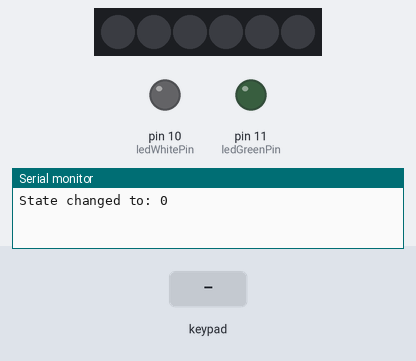
The sketch below on a simulated Arduino Uno, built with avr-gcc and run on an emulated ATmega328P. On the bench: 6 RGB LEDs in strip order, left to right, output pins drawn as LEDs (lit = HIGH), the last lines printed to the serial monitor. The test bench sets the inputs (shaded band). Dim RGB values are drawn brighter than linear.

Above: at 1.2 s.
1.3 s: keypad keys 4 5 6 B C D pressed 0.4 s apart
At 6.1 s:
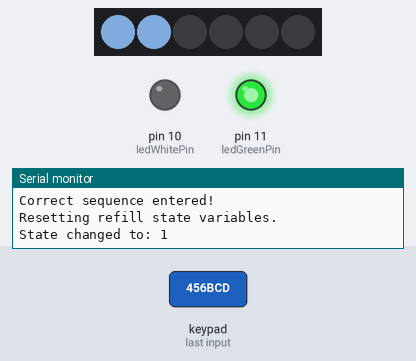
6.4 s: key 'A' pressed
At 8.3 s:
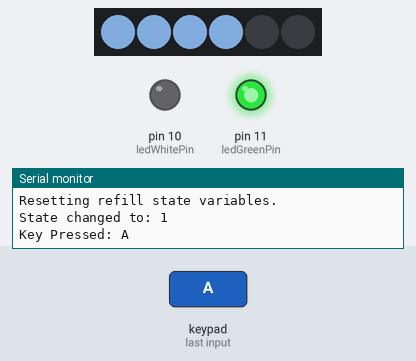
9.4 s: keypad keys 4 5 6 B C D # pressed 0.4 s apart
At 11.3 s:
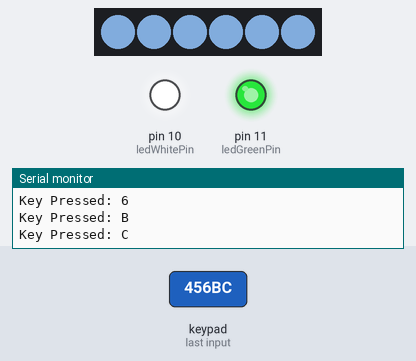
13.7 s: key '*' pressed
At 14.5 s:
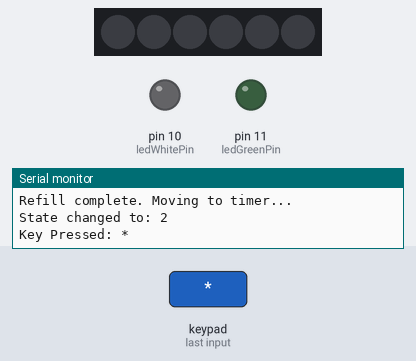
15.3 s: key '#' pressed
At 16.7 s:
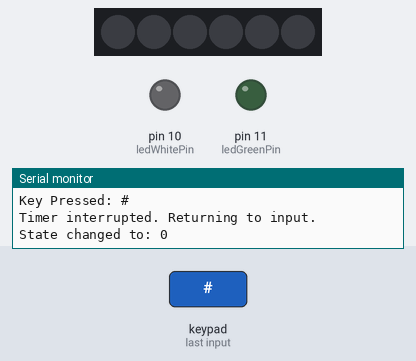
17.3 s: keypad keys 9 8 7 6 pressed 0.4 s apart
At 18.1 s:
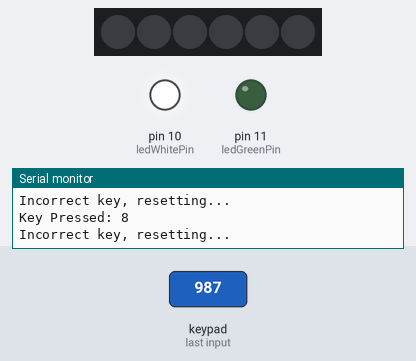
Timing chart, 0 to 20.5 s (numbered marks = the images above; inputs shaded):
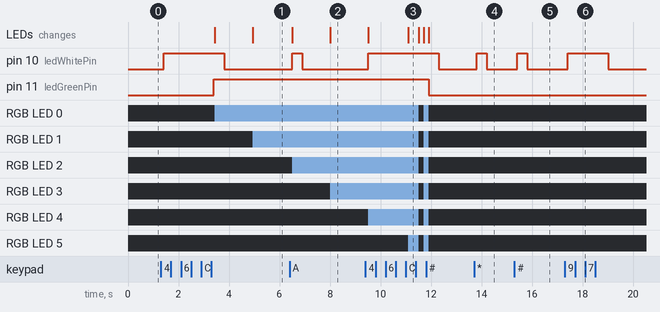

Measured:
- after the input at 1.3 s, pin 10 (ledWhitePin): LOW → HIGH after 0.11 s, → LOW 2.4 s later; pin 11 (ledGreenPin): LOW → HIGH after 2.1 s; RGB LED 0: off → RGB(88, 117, 150) after 2.1 s; RGB LED 1: off → RGB(88, 117, 150) after 3.6 s; the LEDs: first change after 2.1 s (image 1 shows a later state)
- after the input at 6.4 s, pin 10 (ledWhitePin): LOW → HIGH after 0.10 s, → LOW 0.40 s later
- after the input at 9.4 s, pin 10 (ledWhitePin): LOW → HIGH after 0.10 s, → LOW 2.8 s later
- after the input at 13.7 s, pin 10 (ledWhitePin): LOW → HIGH after 0.11 s, → LOW 0.40 s later
- after the input at 15.3 s, pin 10 (ledWhitePin): LOW → HIGH after 0.10 s, → LOW 0.40 s later
- after the input at 17.3 s, pin 10 (ledWhitePin): LOW → HIGH after 0.11 s, → LOW 1.6 s later

The sketch:

GonkCode_CleanedUp.ino
```cpp
//gonk code cleaned up version

#include <Keypad.h>
#include <Adafruit_NeoPixel.h>

// ========== CONFIGURATION ==========
const int numPixels = 6;
const int neoPixelPin = 13;
int brightness = 150;

const int ledWhitePin = 10;
const int ledGreenPin = 11;

const char sequence[] = "456BCD";
int index;

int state; // 0 = input, 1 = refill, 2 = timer
bool isRefilling = false;
bool timerExpired = false;

// ========== TIMING ==========
unsigned long pixalDecreaseInterval = 150000; // 2.5 minutes-- to test I recoment = 500
unsigned long timerOverInterval = 2000;
unsigned long inputRedInterval = 1000;
int refillInterval = 1500;
int refillFlashInterval = 200;

unsigned long ledOnStart = 0;
bool ledIsOn = false;

unsigned long lastPixelTime = 0;
int timerPixelIndex = numPixels - 1;
int timerStage = 1;

// ========== COLORS ==========
Adafruit_NeoPixel strip(numPixels, neoPixelPin, NEO_GRB + NEO_KHZ800);
uint32_t red, orange, yellow, green, white, bluishWhite;

// ========== KEYPAD SETUP ==========
const byte ROWS = 4;
const byte COLS = 4;
char keys[ROWS][COLS] = {
  {'1', '2', '3', 'A'},
  {'4', '5', '6', 'B'},
  {'7', '8', '9', 'C'},
  {'*', '0', '#', 'D'}
};
byte rowPins[ROWS] = {9, 8, 7, 6};
byte colPins[COLS] = {5, 4, 3, 2};
Keypad keypad = Keypad(makeKeymap(keys), rowPins, colPins, ROWS, COLS);


void setup() {
  Serial.begin(9600);
  strip.begin();
  strip.clear();
  setPinModes();
  setupColors();
  strip.setBrightness(brightness);
  strip.show();

  state = 0;
  index = 0;
  timerPixelIndex = numPixels - 1;
}

void loop() {
  char key = keypad.getKey();
  if (key) delay(100); // simple debounce

  keyPressedLight(key);
  finiteStateMachine(key);
  resetRefillState();
}


// ========== FSM ==========

void finiteStateMachine(char key) {
  static int lastState = -1;
  if (state != lastState) {
    Serial.print("State changed to: ");
    Serial.println(state);
    lastState = state;
  }

  switch (state) {
    case 0:
      resetTimerState();
      handleKeypad(key);
      if (timerExpired) handleTimerEndLighting(inputRedInterval, red);
      break;

    case 1:
      if (updateRefillPixels(bluishWhite)) {
        if (handleRefillEndLights(bluishWhite)) {
          Serial.println("Refill complete. Moving to timer...");
          state = 2;
        }
      }
      break;

    case 2:
      isRefilling = false;
      digitalWrite(ledGreenPin, LOW);
      handleTimer(pixalDecreaseInterval, timerOverInterval, green, yellow, orange, red);
      handleStopTimer(key);
      break;
  }
}


// ========== LIGHTING HELPERS ==========

void setupColors() {
  red         = strip.Color(255, 0, 0);
  orange      = strip.Color(210, 20, 0);
  yellow      = strip.Color(210, 80, 0);
  green       = strip.Color(20, 220, 0);
  white       = strip.Color(210, 210, 210);
  bluishWhite = strip.Color(150, 200, 255);
}

void setPinModes() {
  pinMode(ledGreenPin, OUTPUT);
  pinMode(ledWhitePin, OUTPUT);
  digitalWrite(ledGreenPin, LOW);
  digitalWrite(ledWhitePin, LOW);
}

// ========== KEYPAD ==========

void handleKeypad(char key) {
  if (!key || isRefilling) return;

  if (key == sequence[index]) {
    index++;
    if (index == sizeof(sequence) - 1) {
      Serial.println("Correct sequence entered!");
      digitalWrite(ledWhitePin, HIGH);
      digitalWrite(ledGreenPin, HIGH);
      isRefilling = true;
      state = 1;
      index = 0;
    }
  } else {
    Serial.println("Incorrect key, resetting...");
    index = 0;
  }
}


// ========== REFILL ==========

bool updateRefillPixels(uint32_t refillColor) {
  static unsigned long lastUpdate = 0;
  static int litCount = 0;

  if (refillColor == 0) {
    lastUpdate = 0;
    litCount = 0;
    return false;
  }

  unsigned long now = millis();

  if (litCount < numPixels && now - lastUpdate >= refillInterval) {
    lastUpdate = now;
    strip.setPixelColor(litCount, refillColor);
    strip.show();
    litCount++;
  }
  return (litCount >= numPixels);  // true if done
}


bool handleRefillEndLights(uint32_t c1) {
  static bool flashStarted = false;
  static unsigned long lastFlash = 0;
  static int flashStep = 0;
  static bool isOn = false;

  if (c1 == 0) {
    flashStarted = false;
    lastFlash = 0;
    flashStep = 0;
    isOn = false;
    return false;
  }

  unsigned long now = millis();

  if (!flashStarted) {
    bool allLit = true;
    for (int i = 0; i < numPixels; i++) {
      if (strip.getPixelColor(i) == 0) {
        allLit = false;
        break;
      }
    }
    if (allLit) {
      flashStarted = true;
      lastFlash = now;
    }
  }

  if (flashStarted && flashStep < 4 && now - lastFlash >= refillFlashInterval) {
    lastFlash = now;
    isOn = !isOn;

    for (int i = 0; i < numPixels; i++) {
      strip.setPixelColor(i, isOn ? c1 : 0);
    }
    strip.show();
    flashStep++;
  }

  if (flashStep >= 4) {
    flashStarted = false;
    flashStep = 0;
    return true;
  }

  return false;
}

void resetRefillState() {
  static bool firstCall = true;
  static int lastState = -1;

  if (state == 1 && lastState != 1) {
    // Reset static variables from refill functions
    Serial.println("Resetting refill state variables.");
    updateRefillPixels(0);  // Use 0 to trigger static reset
    handleRefillEndLights(0); // Use 0 to trigger static reset
  }
  lastState = state;
}


// ========== TIMER ==========

void handleTimer(unsigned long interval, unsigned long flashDelay, uint32_t c1, uint32_t c2, uint32_t c3, uint32_t flashColor) {
  unsigned long now = millis();

  if (timerPixelIndex >= 0 && now - lastPixelTime >= interval) {
    if (timerStage == 1 && timerPixelIndex > 3) {
      Serial.println("Stage 1 (Green)");
      strip.setPixelColor(timerPixelIndex, c1);
    } else if (timerPixelIndex <= 3 && timerPixelIndex > 1) {
      timerStage = 2;
      Serial.println("Stage 2 (Yellow)");
      strip.setPixelColor(timerPixelIndex, c2);
    } else if (timerPixelIndex <= 1) {
      timerStage = 3;
      Serial.println("Stage 3 (Red)");
      strip.setPixelColor(timerPixelIndex, c3);
    }

    strip.show();
    timerPixelIndex--;
    lastPixelTime = now;
  }

  if (timerPixelIndex < 0) {
    timerExpired = true;
    handleTimerEndLighting(flashDelay, flashColor);
  }
}

void handleTimerEndLighting(int flashInterval, uint32_t c1) {
  static unsigned long lastFlash = 0;
  static bool ledOn = false;
  unsigned long currentTime = millis();

  if (currentTime - lastFlash >= flashInterval) {
    lastFlash = currentTime;
    ledOn = !ledOn;

    for (int i = 0; i < numPixels; i++) {
      strip.setPixelColor(i, ledOn ? c1 : 0);
    }
    strip.show();
  }
}

void handleStopTimer(char key) {
  if (key == '#') {
    Serial.println("Timer interrupted. Returning to input.");
    strip.clear();
    strip.show();

    resetTimerState();
    isRefilling = false;  // ✅ ADD THIS LINE
    timerExpired = false;
    state = 0;
  }
}


void resetTimerState() {
  lastPixelTime = 0;
  timerPixelIndex = numPixels - 1;
  timerStage = 1;
}


// ========== FEEDBACK LIGHT ==========

void keyPressedLight(char key) {
  if (key) {
    Serial.print("Key Pressed: ");
    Serial.println(key);
    digitalWrite(ledWhitePin, HIGH);
    ledIsOn = true;
    ledOnStart = millis();
  }

  if (ledIsOn && millis() - ledOnStart >= 400) {
    digitalWrite(ledWhitePin, LOW);
    ledIsOn = false;
  }
}
```
